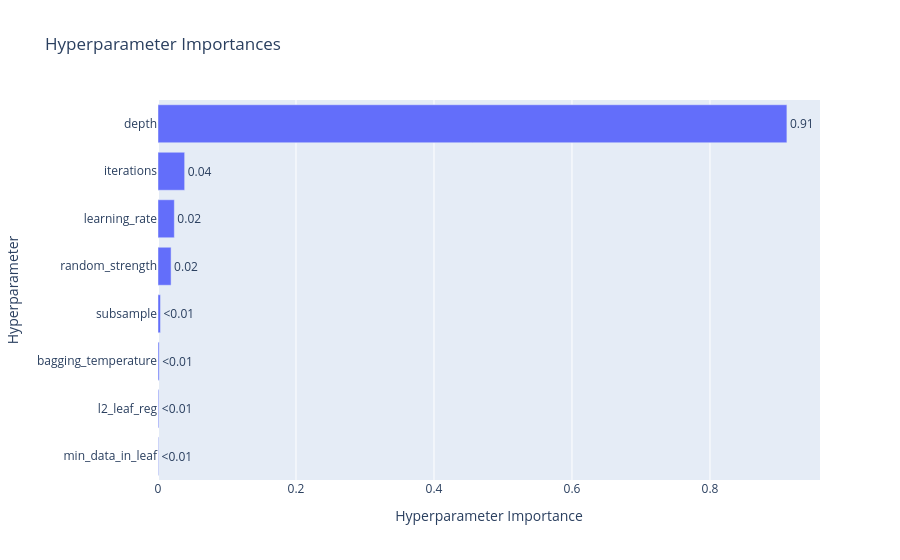

Notebook cell for this chart:
### Code cell
# Plot parameter importances
plot_param_importances(study)

### Figure 1 — Plotly figure (JSON) as saved in the notebook; plotly's stock layout.template omitted (floating-point values rounded to 4 significant figures)
{"data": [{"cliponaxis": false, "hovertemplate": ["min_data_in_leaf (IntDistribution): 0.0008028041995769065<extra></extra>", "l2_leaf_reg (FloatDistribution): 0.001114881230362242<extra></extra>", "bagging_temperature (FloatDistribution): 0.0017007811061041012<extra></extra>", "subsample (FloatDistribution): 0.003618136878498319<extra></extra>", "random_strength (FloatDistribution): 0.018971117932303612<extra></extra>", "learning_rate (FloatDistribution): 0.023660989015898012<extra></extra>", "iterations (IntDistribution): 0.038634907016577826<extra></extra>", "depth (IntDistribution): 0.9114963826206792<extra></extra>"], "name": "Objective Value", "orientation": "h", "text": ["<0.01", "<0.01", "<0.01", "<0.01", "0.02", "0.02", "0.04", "0.91"], "textposition": "outside", "type": "bar", "x": [0.0008028, 0.001115, 0.001701, 0.003618, 0.01897, 0.02366, 0.03863, 0.9115], "y": ["min_data_in_leaf", "l2_leaf_reg", "bagging_temperature", "subsample", "random_strength", "learning_rate", "iterations", "depth"]}], "layout": {"autosize": true, "title": {"text": "Hyperparameter Importances"}, "xaxis": {"autorange": true, "range": [0, 0.9595], "title": {"text": "Hyperparameter Importance"}, "type": "linear"}, "yaxis": {"autorange": true, "range": [-0.5, 7.5], "title": {"text": "Hyperparameter"}, "type": "category"}}}
